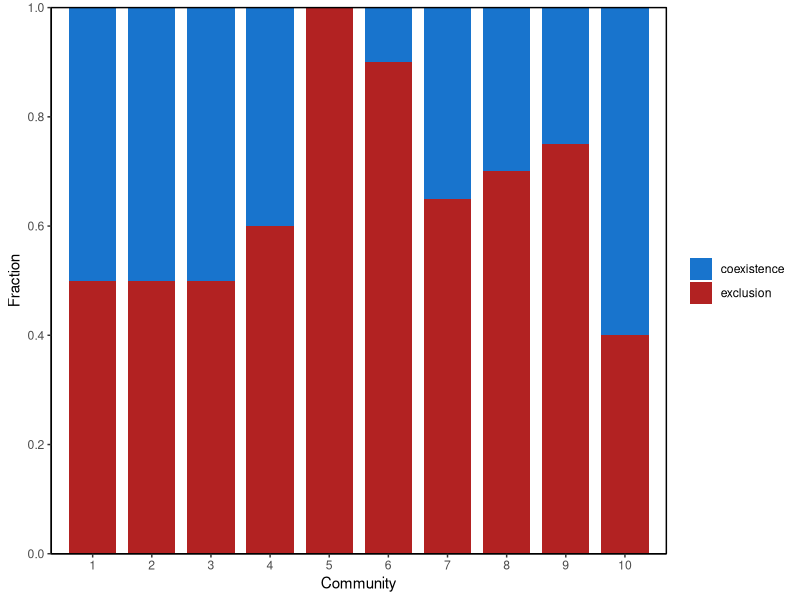

Here is the R script that generated this plot:
#'

library(tidyverse)

outcome_colors <- c(coexistence = "dodgerblue3", exclusion = "firebrick")
tb <- tibble(
    community = rep(1:10, each = 2),
    outcome = rep(c("coexistence", "exclusion"), 10),
    fraction = c(.5, .5, .5, .5, .5, .5,
                 .4, .6, 0, 1, .1, .9,
                 .35, .65, .3, .7, .25, .75, .6, .4)
) 
p <- tb %>% 
    ggplot() +
    geom_col(aes(x = community, y = fraction, fill = outcome), width = .8) +
    scale_fill_manual(values = outcome_colors) +
    scale_x_continuous(breaks = 1:10, expand = c(0, .3)) +
    scale_y_continuous(breaks = seq(0, 1, .2), expand = c(0,0)) +
    theme_classic() +
    coord_cartesian(clip = "off") +
    theme(
        legend.title = element_blank(),
        panel.border = element_rect(color = "black", fill = NA)
    ) +
    guides() +
    labs(x = "Community", y = "Fraction")

ggsave(here::here("plots/modeling.png"), p, width = 6, height = 3)
